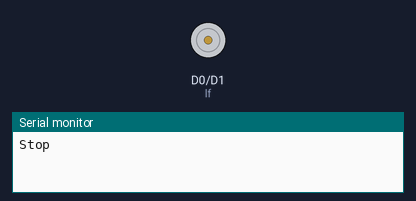
This sketch was run on a simulated ESP8266 (NodeMCU). On the bench: motor-driver pin pairs drawn as motors (green arrow = first pin HIGH = forward, orange = second pin HIGH = backward, longer = more drive), the last lines printed to the serial monitor.

Above: at 0.5 s.
At 3.5 s:
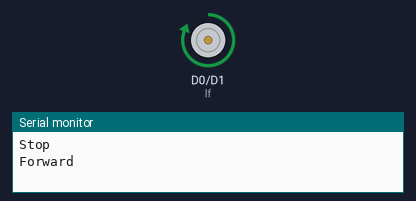
At 9.5 s:
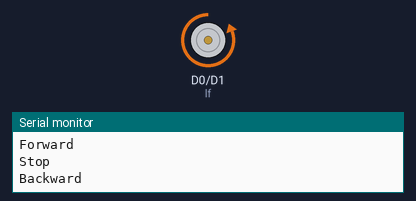
Timing chart, 0 to 15.6 s (numbered marks = the images above):
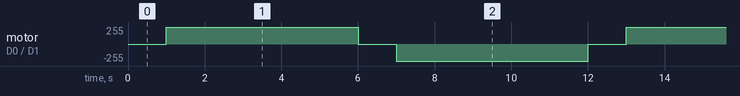

Measured:
- by itself, motor on D0 (lf) / D1 (lb): repeats every 12.0 s: stopped 1.0 s, backward 255/255 5.0 s, stopped 1.0 s, forward 255/255 5.0 s

The sketch:

DCMOTORBASIC.ino
```cpp
const int lf= D0;
const int lb= D1;
void setup()
{
  pinMode(lf,OUTPUT);
  pinMode(lb,OUTPUT);
  Serial.begin(9600);
}

void loop()
{
  Serial.println("Stop");
  digitalWrite(lf,LOW);
  digitalWrite(lb,LOW);
  delay(1000);

  Serial.println("Forward");
  digitalWrite(lf,HIGH);
  digitalWrite(lb,LOW);
  delay(5000);

  Serial.println("Stop");
  digitalWrite(lf,HIGH);
  digitalWrite(lb,HIGH);
  delay(1000);

  Serial.println("Backward");
  digitalWrite(lf,LOW);
  digitalWrite(lb,HIGH);
  delay(5000);
}
```
